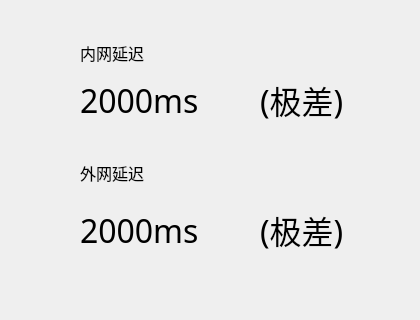
<?xml version="1.0" encoding="UTF-8"?>
<ui version="4.0">
 <class>Form</class>
 <widget class="QWidget" name="Form">
  <property name="geometry">
   <rect>
    <x>0</x>
    <y>0</y>
    <width>420</width>
    <height>320</height>
   </rect>
  </property>
  <property name="windowTitle">
   <string>Form</string>
  </property>
  <widget class="QFrame" name="frame">
   <property name="geometry">
    <rect>
     <x>10</x>
     <y>10</y>
     <width>400</width>
     <height>300</height>
    </rect>
   </property>
   <property name="styleSheet">
    <string notr="true">border-radius: 5px;</string>
   </property>
   <property name="frameShape">
    <enum>QFrame::StyledPanel</enum>
   </property>
   <property name="frameShadow">
    <enum>QFrame::Raised</enum>
   </property>
   <widget class="QPushButton" name="ExitButton">
    <property name="geometry">
     <rect>
      <x>10</x>
      <y>260</y>
      <width>30</width>
      <height>30</height>
     </rect>
    </property>
    <property name="styleSheet">
     <string notr="true">background-image: url(./close.png);</string>
    </property>
    <property name="text">
     <string/>
    </property>
   </widget>
   <widget class="QLabel" name="innerpingtip">
    <property name="geometry">
     <rect>
      <x>70</x>
      <y>30</y>
      <width>100</width>
      <height>26</height>
     </rect>
    </property>
    <property name="font">
     <font>
      <family>微软雅黑</family>
      <pointsize>12</pointsize>
     </font>
    </property>
    <property name="text">
     <string>内网延迟</string>
    </property>
   </widget>
   <widget class="QLabel" name="innerping">
    <property name="geometry">
     <rect>
      <x>70</x>
      <y>70</y>
      <width>151</width>
      <height>40</height>
     </rect>
    </property>
    <property name="font">
     <font>
      <family>微软雅黑</family>
      <pointsize>24</pointsize>
     </font>
    </property>
    <property name="text">
     <string>2000ms</string>
    </property>
   </widget>
   <widget class="QLabel" name="outpingtip">
    <property name="geometry">
     <rect>
      <x>70</x>
      <y>150</y>
      <width>100</width>
      <height>26</height>
     </rect>
    </property>
    <property name="font">
     <font>
      <family>微软雅黑</family>
      <pointsize>12</pointsize>
     </font>
    </property>
    <property name="text">
     <string>外网延迟</string>
    </property>
   </widget>
   <widget class="QLabel" name="outping">
    <property name="geometry">
     <rect>
      <x>70</x>
      <y>200</y>
      <width>151</width>
      <height>40</height>
     </rect>
    </property>
    <property name="font">
     <font>
      <family>微软雅黑</family>
      <pointsize>24</pointsize>
     </font>
    </property>
    <property name="text">
     <string>2000ms</string>
    </property>
   </widget>
   <widget class="QPushButton" name="ExitButton_2">
    <property name="geometry">
     <rect>
      <x>10</x>
      <y>10</y>
      <width>30</width>
      <height>30</height>
     </rect>
    </property>
    <property name="styleSheet">
     <string notr="true">background-image: url(./setting.png);</string>
    </property>
    <property name="text">
     <string/>
    </property>
   </widget>
   <widget class="QLabel" name="innerping_2">
    <property name="geometry">
     <rect>
      <x>250</x>
      <y>70</y>
      <width>111</width>
      <height>40</height>
     </rect>
    </property>
    <property name="font">
     <font>
      <family>微软雅黑</family>
      <pointsize>24</pointsize>
     </font>
    </property>
    <property name="text">
     <string>(极差)</string>
    </property>
   </widget>
   <widget class="QLabel" name="outping_2">
    <property name="geometry">
     <rect>
      <x>250</x>
      <y>200</y>
      <width>111</width>
      <height>40</height>
     </rect>
    </property>
    <property name="font">
     <font>
      <family>微软雅黑</family>
      <pointsize>24</pointsize>
     </font>
    </property>
    <property name="text">
     <string>(极差)</string>
    </property>
   </widget>
  </widget>
 </widget>
 <resources>
  <include location="../../../Documents/GitHub/question-points/ui/q.qrc"/>
 </resources>
 <connections/>
</ui>
